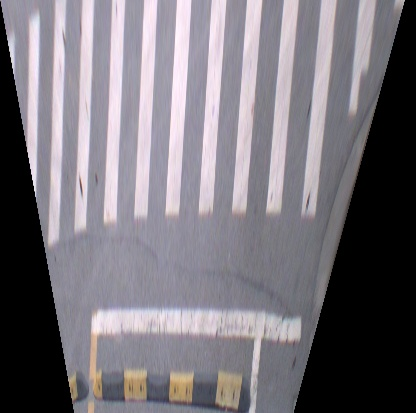
#> input picture images/0000000003,121.2138339272,31.2868347698,-0.552612,.jpg, 416 x 413 px, given in place of 斑马线2.mp4, which was not available
$ python gd.py   (older library calls are emulated)
#> lines starting #> are read from the running program, lines starting #| are printed output that depends on the picture; pictures that were not available may be replaced by others from this repository, and a replacement may not be noted
#coding=utf-8
import time
import os
import cv2
import numpy as np
from numpy.linalg import inv
def sliding_window(img1, img2, patch_size=(100,302), istep=50):#, jstep=1, scale=1.0):
    """
get patches and thier upper left corner coordinates
The size of the sliding window is currently fixed.
patch_size: sliding_window's size'
istep: Row stride
    """
    Ni, Nj = (int(s) for s in patch_size)
    for i in range(0, img1.shape[0] - Ni+1, istep):
        #for j in range(0, img1.shape[1] - Nj, jstep):
            #patch = (img1[i:i + Ni, j:j + Nj], img2[i:i + Ni, j:j + Nj])
        patch = (img1[i:i + Ni, 39:341], img2[i:i + Ni, 39:341])
        yield (i, 39), patch

def predict(patches, DEBUG):
    """
predict zebra crossing for every patches 1 is zc 0 is background
    """
    #print(len(patches))
    labels = np.zeros(len(patches))
    index = 0
    for Amplitude, theta in patches:
        mask = (Amplitude>25).astype(np.float32)
        h, b = np.histogram(theta[mask.astype(np.bool)], bins=range(0,80,5))
        low, high = b[h.argmax()], b[h.argmax()+1]
        newmask = ((Amplitude>25) * (theta<=high) * (theta>=low)).astype(np.float32)
        value = ((Amplitude*newmask)>0).sum()

        if value > 1500:
            labels[index] = 1
        index += 1
        if(DEBUG):
            print(h)
            print(low, high)
            print(value)
            cv2.imshow("newAmplitude", Amplitude*newmask)
            cv2.waitKey(0)

    return labels

def preprocessing(img):
    """
Take the blue channel of the original image and filter it smoothly
    """
    kernel1 = np.ones((3,3),np.uint8)
    kernel2 = np.ones((5,5),np.uint8)
    gray = img[:,:,0]
    gray = cv2.medianBlur(gray,5)
    gray = cv2.morphologyEx(gray, cv2.MORPH_OPEN, kernel1,iterations=4)
    gray = cv2.morphologyEx(gray, cv2.MORPH_CLOSE, kernel2,iterations=3)
    return gray

def getGD(canny):
    """
return gradient mod and direction
    """
    sobelx=cv2.Sobel(canny,cv2.CV_32F,1,0,ksize=3)
    sobely=cv2.Sobel(canny,cv2.CV_32F,0,1,ksize=3)
    theta = np.arctan(np.abs(sobely/(sobelx+1e-10)))*180/np.pi
    Amplitude = np.sqrt(sobelx**2+sobely**2)
    mask = (Amplitude>30).astype(np.float32)
    Amplitude = Amplitude*mask
    return Amplitude, theta

def getlocation(indices, labels, Ni, Nj):
    """
return if there is a zebra cossing
if true, Combine all the rectangular boxes as its position
assume a picture has only one zebra crossing
    """
    zc = indices[labels == 1]
    if len(zc) == 0:
        return 0, None
    else:
        xmin = int(min(zc[:,1]))
        ymin = int(min(zc[:,0]))
        xmax = int(xmin + Nj)
        ymax = int(max(zc[:,0]) + Ni)
        return 1, ((xmin, ymin), (xmax, ymax))


if __name__ == "__main__":

    DEBUG = False #if False, won't draw all step

    Ni, Nj = (100, 302)

    M = np.array([[-1.86073726e-01, -5.02678929e-01,  4.72322899e+02],
                 [-1.39150388e-02, -1.50260445e+00,  1.00507430e+03],
                 [-1.77785988e-05, -1.65517173e-03,  1.00000000e+00]])

    iM = inv(M)
    xy = np.zeros((640,640,2),dtype=np.float32)
    for py in range(640):
        for px in range(640):
            xy[py,px] = np.array([px,py],dtype=np.float32)
    ixy=cv2.perspectiveTransform(xy,iM)
    mpx,mpy = cv2.split(ixy)
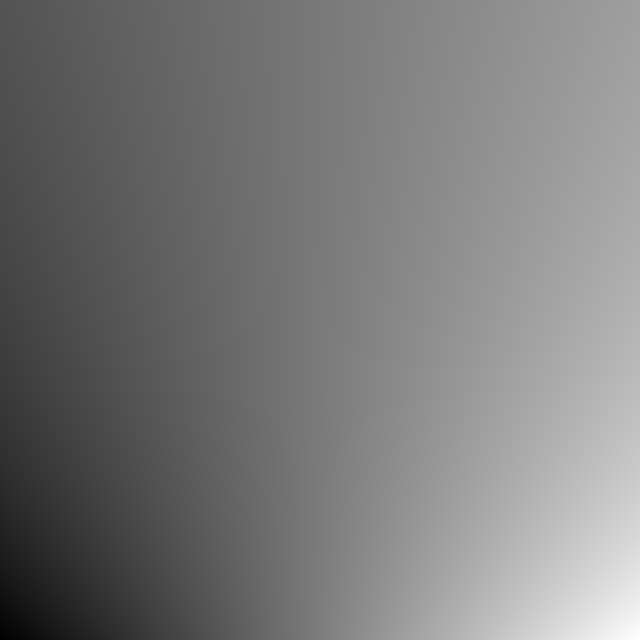
#> mpx: shape (640, 640) float32; min 320.7, max 1629.7, mean 950.8; drawn with min black and max white
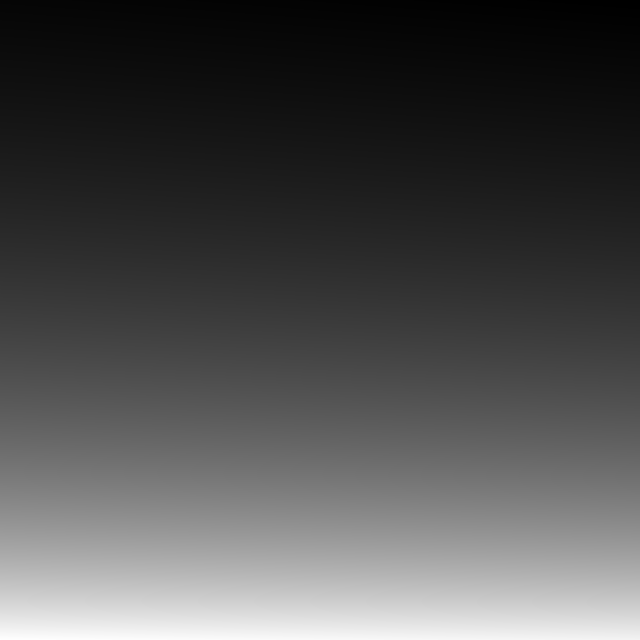
#> mpy: shape (640, 640) float32; min 658.4, max 820.9, mean 708.3; drawn with min black and max white
    mapx,mapy=cv2.convertMaps(mpx,mpy,cv2.CV_16SC2)
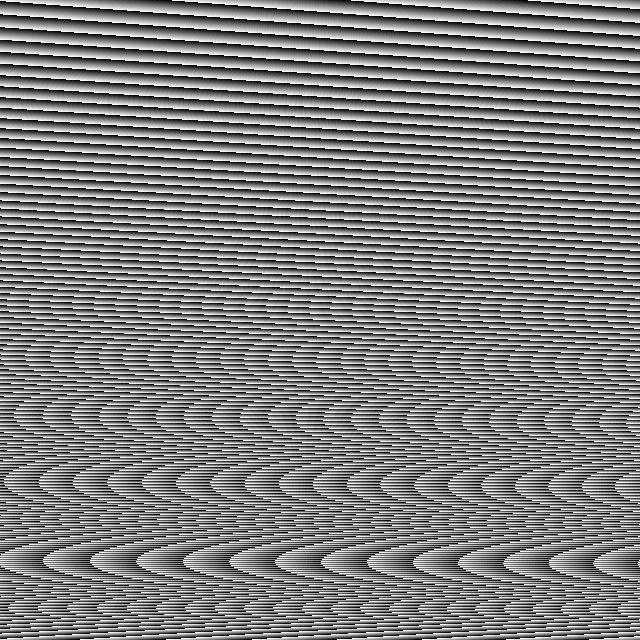
#> mapy: shape (640, 640) uint16; min 0, max 1023, mean 511.6; drawn with min black and max white

    cap = cv2.VideoCapture("./斑马线2.mp4")
    time.sleep(1)
    NUM_FRAMES = int(cap.get(7))
    for ii in range(NUM_FRAMES):
        print("frame: ", ii)
        # Load frame from the camera
        ret, frame = cap.read()
        img = cv2.remap(frame, mapx, mapy, cv2.INTER_LINEAR)
        img = cv2.resize(img, (400,400))
        gray = preprocessing(img)
        if DEBUG:
            cv2.imshow("gray", gray)

        canny = cv2.Canny(gray,30,90,apertureSize = 3)
        if DEBUG:
            cv2.imshow("canny",canny)

        Amplitude, theta = getGD(canny)
        if DEBUG:
            cv2.imshow("Amplitude", Amplitude)

        indices, patches = zip(*sliding_window(Amplitude, theta, patch_size=(Ni, Nj))) #use sliding_window get indices and patches
        labels = predict(patches, DEBUG) #predict zebra crossing for every patches 1 is zc 0 is background
        indices = np.array(indices)
        ret, location = getlocation(indices, labels, Ni, Nj)
        #draw
        if DEBUG:
            for i, j in indices[labels == 1]:
                cv2.rectangle(img, (j, i), (j+Nj, i+Ni), (0, 0, 255), 3)
        if ret:
           cv2.rectangle(img, location[0], location[1], (255, 0, 255), 3)
        cv2.imshow("img", img)
        cv2.waitKey(1)
#> this loop made 1 pass
#> labels on pass 1: [0, 0, 0, 0, 0, 0, 0]
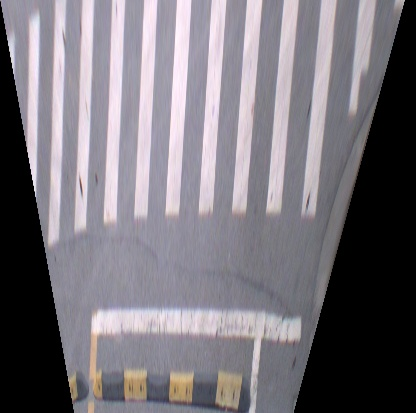
#> input picture images/0000000003,121.2138339272,31.2868347698,-0.552612,.jpg, 416 x 413 px, given in place of 斑马线2.mp4, which was not available
#> frame is the input picture: shape (413, 416, 3); mean B, G, R 122.3, 115.2, 119.5
